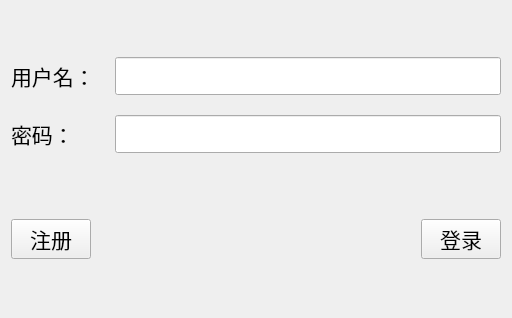
<?xml version="1.0" encoding="UTF-8"?>
<ui version="4.0">
 <class>Client</class>
 <widget class="QWidget" name="Client">
  <property name="geometry">
   <rect>
    <x>0</x>
    <y>0</y>
    <width>512</width>
    <height>318</height>
   </rect>
  </property>
  <property name="font">
   <font>
    <family>Agency FB</family>
    <pointsize>16</pointsize>
   </font>
  </property>
  <property name="windowTitle">
   <string>登录/注册</string>
  </property>
  <layout class="QVBoxLayout" name="verticalLayout">
   <property name="spacing">
    <number>20</number>
   </property>
   <item>
    <layout class="QGridLayout" name="gridLayout">
     <item row="0" column="0">
      <widget class="QLabel" name="label">
       <property name="text">
        <string>用户名：</string>
       </property>
      </widget>
     </item>
     <item row="0" column="1">
      <widget class="QLineEdit" name="name_LE"/>
     </item>
     <item row="1" column="0">
      <widget class="QLabel" name="label_2">
       <property name="text">
        <string>密码：</string>
       </property>
      </widget>
     </item>
     <item row="1" column="1">
      <widget class="QLineEdit" name="pwd_LE">
       <property name="echoMode">
        <enum>QLineEdit::Password</enum>
       </property>
      </widget>
     </item>
    </layout>
   </item>
   <item>
    <layout class="QHBoxLayout" name="horizontalLayout">
     <item>
      <widget class="QPushButton" name="regist_PB">
       <property name="text">
        <string>注册</string>
       </property>
      </widget>
     </item>
     <item>
      <spacer name="horizontalSpacer">
       <property name="orientation">
        <enum>Qt::Horizontal</enum>
       </property>
       <property name="sizeHint" stdset="0">
        <size>
         <width>40</width>
         <height>20</height>
        </size>
       </property>
      </spacer>
     </item>
     <item>
      <widget class="QPushButton" name="login_PB">
       <property name="text">
        <string>登录</string>
       </property>
      </widget>
     </item>
    </layout>
   </item>
  </layout>
 </widget>
 <resources/>
 <connections/>
</ui>
